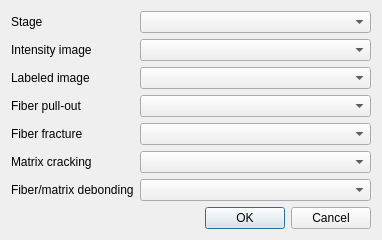
<?xml version="1.0" encoding="UTF-8"?>
<ui version="4.0">
 <class>ShowDefectsDialog</class>
 <widget class="QDialog" name="ShowDefectsDialog">
  <property name="geometry">
   <rect>
    <x>0</x>
    <y>0</y>
    <width>382</width>
    <height>223</height>
   </rect>
  </property>
  <property name="windowTitle">
   <string>4DCT Show Defects</string>
  </property>
  <layout class="QGridLayout" name="gridLayout">
   <item row="0" column="0">
    <widget class="QLabel" name="lStage">
     <property name="text">
      <string>Stage</string>
     </property>
    </widget>
   </item>
   <item row="0" column="1">
    <widget class="QComboBox" name="cbStage">
     <property name="sizePolicy">
      <sizepolicy hsizetype="Expanding" vsizetype="Fixed">
       <horstretch>0</horstretch>
       <verstretch>0</verstretch>
      </sizepolicy>
     </property>
    </widget>
   </item>
   <item row="1" column="0">
    <widget class="QLabel" name="lIntensImg">
     <property name="text">
      <string>Intensity image</string>
     </property>
    </widget>
   </item>
   <item row="1" column="1">
    <widget class="QComboBox" name="cbIntensityImg">
     <property name="sizePolicy">
      <sizepolicy hsizetype="Expanding" vsizetype="Fixed">
       <horstretch>0</horstretch>
       <verstretch>0</verstretch>
      </sizepolicy>
     </property>
    </widget>
   </item>
   <item row="2" column="0">
    <widget class="QLabel" name="lLabeledImg">
     <property name="text">
      <string>Labeled image</string>
     </property>
    </widget>
   </item>
   <item row="2" column="1">
    <widget class="QComboBox" name="cbLabeledImg">
     <property name="sizePolicy">
      <sizepolicy hsizetype="Expanding" vsizetype="Fixed">
       <horstretch>0</horstretch>
       <verstretch>0</verstretch>
      </sizepolicy>
     </property>
    </widget>
   </item>
   <item row="3" column="0">
    <widget class="QLabel" name="lPullouts">
     <property name="text">
      <string>Fiber pull-out</string>
     </property>
    </widget>
   </item>
   <item row="3" column="1">
    <widget class="QComboBox" name="cbPullout">
     <property name="sizePolicy">
      <sizepolicy hsizetype="Expanding" vsizetype="Fixed">
       <horstretch>0</horstretch>
       <verstretch>0</verstretch>
      </sizepolicy>
     </property>
    </widget>
   </item>
   <item row="4" column="0">
    <widget class="QLabel" name="lFractures">
     <property name="text">
      <string>Fiber fracture</string>
     </property>
    </widget>
   </item>
   <item row="4" column="1">
    <widget class="QComboBox" name="cbFracture">
     <property name="sizePolicy">
      <sizepolicy hsizetype="Expanding" vsizetype="Fixed">
       <horstretch>0</horstretch>
       <verstretch>0</verstretch>
      </sizepolicy>
     </property>
    </widget>
   </item>
   <item row="5" column="0">
    <widget class="QLabel" name="lCracking">
     <property name="text">
      <string>Matrix cracking</string>
     </property>
    </widget>
   </item>
   <item row="5" column="1">
    <widget class="QComboBox" name="cbCracking">
     <property name="sizePolicy">
      <sizepolicy hsizetype="Expanding" vsizetype="Fixed">
       <horstretch>0</horstretch>
       <verstretch>0</verstretch>
      </sizepolicy>
     </property>
    </widget>
   </item>
   <item row="6" column="0">
    <widget class="QLabel" name="lDebonding">
     <property name="text">
      <string>Fiber/matrix debonding</string>
     </property>
    </widget>
   </item>
   <item row="6" column="1">
    <widget class="QComboBox" name="cbDebonding">
     <property name="sizePolicy">
      <sizepolicy hsizetype="Expanding" vsizetype="Fixed">
       <horstretch>0</horstretch>
       <verstretch>0</verstretch>
      </sizepolicy>
     </property>
    </widget>
   </item>
   <item row="7" column="0" colspan="2">
    <widget class="QDialogButtonBox" name="buttonBox">
     <property name="orientation">
      <enum>Qt::Horizontal</enum>
     </property>
     <property name="standardButtons">
      <set>QDialogButtonBox::Cancel|QDialogButtonBox::Ok</set>
     </property>
    </widget>
   </item>
  </layout>
 </widget>
 <resources/>
 <connections>
  <connection>
   <sender>buttonBox</sender>
   <signal>accepted()</signal>
   <receiver>ShowDefectsDialog</receiver>
   <slot>accept()</slot>
   <hints>
    <hint type="sourcelabel">
     <x>248</x>
     <y>254</y>
    </hint>
    <hint type="destinationlabel">
     <x>157</x>
     <y>274</y>
    </hint>
   </hints>
  </connection>
  <connection>
   <sender>buttonBox</sender>
   <signal>rejected()</signal>
   <receiver>ShowDefectsDialog</receiver>
   <slot>reject()</slot>
   <hints>
    <hint type="sourcelabel">
     <x>316</x>
     <y>260</y>
    </hint>
    <hint type="destinationlabel">
     <x>286</x>
     <y>274</y>
    </hint>
   </hints>
  </connection>
 </connections>
</ui>
